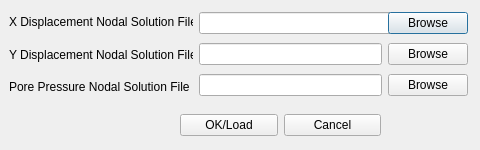
<?xml version="1.0" encoding="UTF-8"?>
<ui version="4.0">
 <class>LoadResult</class>
 <widget class="QDialog" name="LoadResult">
  <property name="geometry">
   <rect>
    <x>0</x>
    <y>0</y>
    <width>480</width>
    <height>150</height>
   </rect>
  </property>
  <property name="sizePolicy">
   <sizepolicy hsizetype="Fixed" vsizetype="Fixed">
    <horstretch>0</horstretch>
    <verstretch>0</verstretch>
   </sizepolicy>
  </property>
  <property name="windowTitle">
   <string>Load Result File</string>
  </property>
  <widget class="QWidget" name="">
   <property name="geometry">
    <rect>
     <x>9</x>
     <y>9</y>
     <width>459</width>
     <height>91</height>
    </rect>
   </property>
   <layout class="QHBoxLayout" name="horizontalLayout">
    <item>
     <layout class="QVBoxLayout" name="verticalLayout_3">
      <item>
       <widget class="QLabel" name="label">
        <property name="text">
         <string>X Displacement Nodal Solution File</string>
        </property>
       </widget>
      </item>
      <item>
       <widget class="QLabel" name="label_2">
        <property name="text">
         <string>Y Displacement Nodal Solution File</string>
        </property>
       </widget>
      </item>
      <item>
       <widget class="QLabel" name="label_3">
        <property name="text">
         <string>Pore Pressure Nodal Solution File</string>
        </property>
       </widget>
      </item>
     </layout>
    </item>
    <item>
     <layout class="QVBoxLayout" name="verticalLayout_2">
      <item>
       <widget class="QLineEdit" name="UfileNameLine">
        <property name="sizePolicy">
         <sizepolicy hsizetype="Expanding" vsizetype="Fixed">
          <horstretch>0</horstretch>
          <verstretch>0</verstretch>
         </sizepolicy>
        </property>
        <property name="minimumSize">
         <size>
          <width>200</width>
          <height>0</height>
         </size>
        </property>
       </widget>
      </item>
      <item>
       <widget class="QLineEdit" name="VfileNameLine"/>
      </item>
      <item>
       <widget class="QLineEdit" name="PfileNameLine"/>
      </item>
     </layout>
    </item>
    <item>
     <layout class="QVBoxLayout" name="verticalLayout">
      <item>
       <widget class="QPushButton" name="ULoadButton">
        <property name="text">
         <string>Browse</string>
        </property>
       </widget>
      </item>
      <item>
       <widget class="QPushButton" name="VLoadButton">
        <property name="text">
         <string>Browse</string>
        </property>
       </widget>
      </item>
      <item>
       <widget class="QPushButton" name="PLoadButton">
        <property name="text">
         <string>Browse</string>
        </property>
       </widget>
      </item>
     </layout>
    </item>
   </layout>
  </widget>
  <widget class="QWidget" name="">
   <property name="geometry">
    <rect>
     <x>180</x>
     <y>110</y>
     <width>201</width>
     <height>31</height>
    </rect>
   </property>
   <layout class="QHBoxLayout" name="horizontalLayout_2">
    <item>
     <widget class="QPushButton" name="okButton">
      <property name="text">
       <string>OK/Load</string>
      </property>
     </widget>
    </item>
    <item>
     <widget class="QPushButton" name="cancelButton">
      <property name="text">
       <string>Cancel</string>
      </property>
     </widget>
    </item>
   </layout>
  </widget>
 </widget>
 <resources/>
 <connections/>
</ui>
